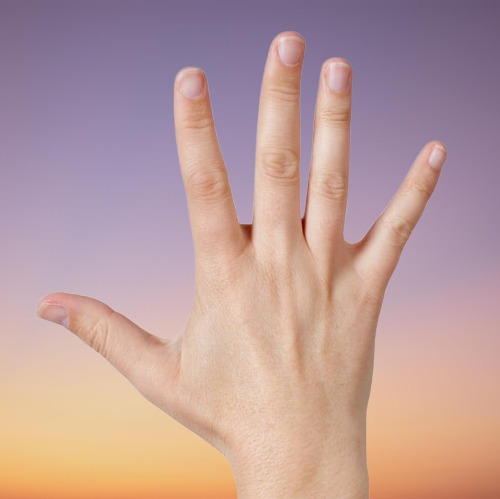
#> input picture kmeans/hand.jpg, 500 x 499 px, found by its file name
$ python kmeans.py
#> lines starting #> are read from the running program, lines starting #| are printed output that depends on the picture; after the words box and inside, x2 and y2 are one past the last pixel; in counts of white or black regions, pixels touching at a corner belong together
import numpy as np
import cv2
from typing import Tuple, List
import matplotlib.pyplot as plt

class KMeans:
    def __init__(self, k: int, max_iters: int = 100):
        self.k = k
        self.max_iters = max_iters
        self.centroids = None

    def fit(self, X: np.ndarray) -> np.ndarray:
        # Randomly initialize centroids
        idx = np.random.choice(len(X), self.k, replace=False)
        self.centroids = X[idx]

        for _ in range(self.max_iters):
            # Assign points to nearest centroid
            distances = np.sqrt(((X - self.centroids[:, np.newaxis])**2).sum(axis=2))
            labels = np.argmin(distances, axis=0)

            # Update centroids
            new_centroids = np.array([X[labels == k].mean(axis=0) for k in range(self.k)])

            # Check convergence
            if np.all(self.centroids == new_centroids):
                break

            self.centroids = new_centroids

        return labels

def detect_skin(image_path: str, k: int = 3) -> Tuple[np.ndarray, List[np.ndarray]]:
    # Read and preprocess image
#> called with k = 2
    img = cv2.imread(image_path)
#> img is the input picture: shape (499, 500, 3); mean B, G, R 155.3, 156.5, 188
    img = cv2.cvtColor(img, cv2.COLOR_BGR2RGB)

    # Reshape image for clustering
    pixels = img.reshape(-1, 3)

    # Apply K-means clustering
    kmeans = KMeans(k=k)
    labels = kmeans.fit(pixels)
#> in fit, `idx = np.random.choice(len(X), self.k, replace=False)`: idx = [2308, 134625]
#> in fit, `self.centroids = X[idx]`: self.centroids = [[117, 102, 135], [196, 175, 194]]
#> the loop in fit, `for _ in range(self.max_iters):` made 9 passes
#> self.centroids on passes 1 to 8: [[183.3, 151.9, 150.5], [192.4, 160.7, 159.7]], [[154.6, 126.9, 143.1], [214.3, 179.7, 164.9]], [[148.9, 125, 147.7], [215.5, 178.6, 160.6]], [[147.5, 124.6, 148.9], [215.4, 178, 159.6]], [[147.2, 124.5, 149.1], [215.3, 177.8, 159.4]], [[147, 124.4, 149.1], [215.2, 177.7, 159.4]], [[147, 124.4, 149.1], [215.2, 177.7, 159.4]], [[147, 124.4, 149.1], [215.2, 177.7, 159.4]]

    # Reshape labels back to image dimensions
    segmented = labels.reshape(img.shape[:2])
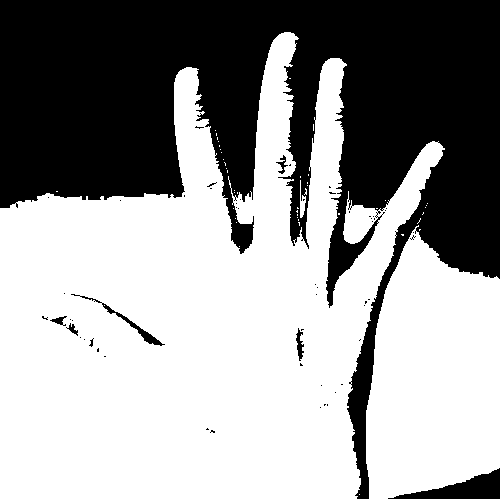
#> segmented: shape (499, 500) int64; values 0 (black) and 1 (white), 60.2% white; 57 black regions (50 under 20 px), largest, box (x1, y1, x2, y2) and area: (0, 0, 500, 499) 96865, (388, 468, 500, 499) 1522, (71, 294, 165, 346) 379

    # Create separate clusters
    clusters = []
    for i in range(k):
        cluster_mask = (segmented == i).astype(np.uint8)
        cluster = img.copy()
        cluster[cluster_mask == 0] = 0
        clusters.append(cluster)
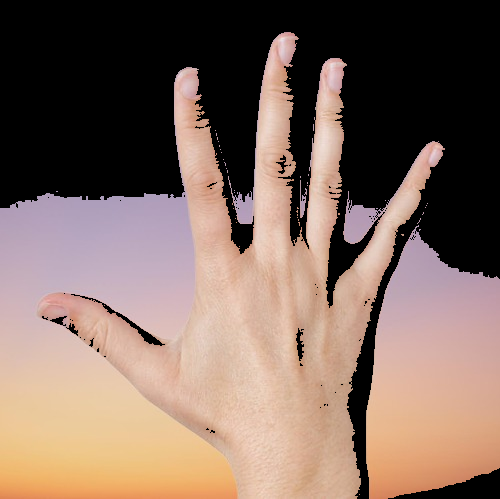
#> cluster: shape (499, 500, 3); mean R, G, B 129.6, 107, 96
#> after the loop, clusters = 2 items

    # Identify skin cluster (assuming lightest cluster is skin)
    # Calculate average brightness for each cluster
    brightness_scores = []
    for cluster in clusters:
        brightness = np.mean(cv2.cvtColor(cluster, cv2.COLOR_RGB2GRAY))
        brightness_scores.append(brightness)
#> this loop made 2 passes
#> brightness on passes 1 to 2: 53.29, 112.5
#> after the loop, brightness_scores = [53.29, 112.5]

    skin_cluster_idx = np.argmax(brightness_scores)
#> skin_cluster_idx = 1
    skin_mask = (segmented == skin_cluster_idx).astype(np.uint8)

    return skin_mask, clusters

def visualize_results(img_path: str, cluster: int=3):
    # Detect skin and get clusters
    skin_mask, clusters = detect_skin(img_path, cluster)
#> clusters = 2 items

    # Original image
    img = cv2.imread(img_path)
    img = cv2.cvtColor(img, cv2.COLOR_BGR2RGB)

    # Apply mask to get skin regions
    skin_detected = img.copy()
    skin_detected[skin_mask == 0] = 0

    # Visualize results
    plt.figure(figsize=(15, 5))

    plt.subplot(121)
    plt.imshow(img)
    plt.title('Original Image')
    plt.axis('off')

    # [4 lines of commented-out code are left out]

    plt.subplot(122)
    plt.imshow(skin_detected)
    plt.title('Detected Skin')
    plt.axis('off')

    plt.tight_layout()
    plt.show()
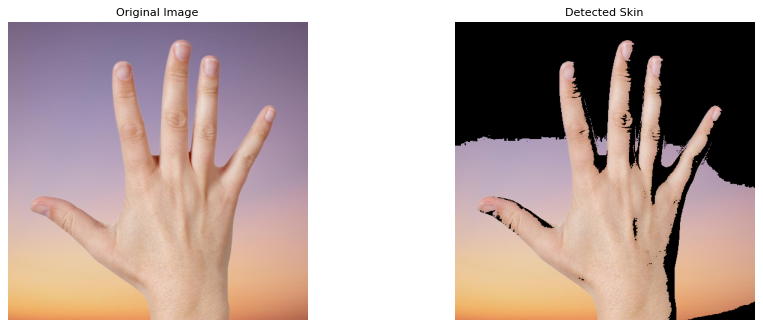
#> figure drawn by matplotlib, 2 panels

visualize_results('/home/kibria/Desktop/DBMS/DBMS_2/kmeans/hand.jpg', 2)

$ run again, with kmeans/image.png saved as kmeans/hand.jpg
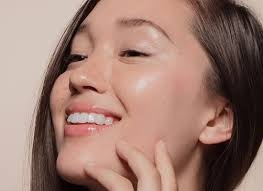
#> input picture kmeans/image.png, 263 x 191 px, found by its file name
#> in detect_skin, img is the input picture: shape (191, 263, 3); mean B, G, R 112.7, 123.8, 157.2
#> idx = [32495, 25591]
#> in fit, `self.centroids = X[idx]`: self.centroids = [[206, 157, 142], [190, 149, 129]]
#> the loop in fit, `for _ in range(self.max_iters):` made 7 passes
#> self.centroids on passes 1 to 6: [[158.6, 124, 112.5], [155.3, 123.5, 112.9]], [[202.4, 164.1, 150.3], [70.83, 46.88, 40.96]], [[200.9, 162.7, 148.9], [66.4, 43.18, 37.64]], [[200.6, 162.3, 148.5], [65.32, 42.38, 36.94]], [[200.5, 162.2, 148.4], [65.1, 42.23, 36.8]], [[200.5, 162.2, 148.4], [65.05, 42.19, 36.77]]
#> segmented: shape (191, 263) int64; values 0 (black) and 1 (white), 32% white; 28 white regions (19 under 20 px), largest, box (x1, y1, x2, y2) and area: (173, 0, 263, 191) 10671, (31, 0, 110, 191) 4314, (116, 152, 138, 191) 290
#> after the loop in detect_skin, `for i in range(k):`:
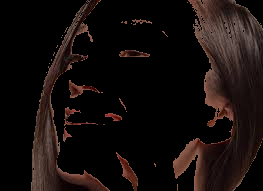
#> cluster: shape (191, 263, 3); mean R, G, B 20.8, 13.5, 11.8
#> after the loop in detect_skin, `for i in range(k):`: clusters = 2 items
#> the loop in detect_skin, `for cluster in clusters:` made 2 passes
#> brightness on passes 1 to 2: 117, 15.5
#> after the loop in detect_skin, `for cluster in clusters:`: brightness_scores = [117, 15.5]
#> skin_cluster_idx = 0
#> in visualize_results, `skin_mask, clusters = detect_skin(img_path, cluster)`: clusters = 2 items
#> in visualize_results, `plt.show()`:
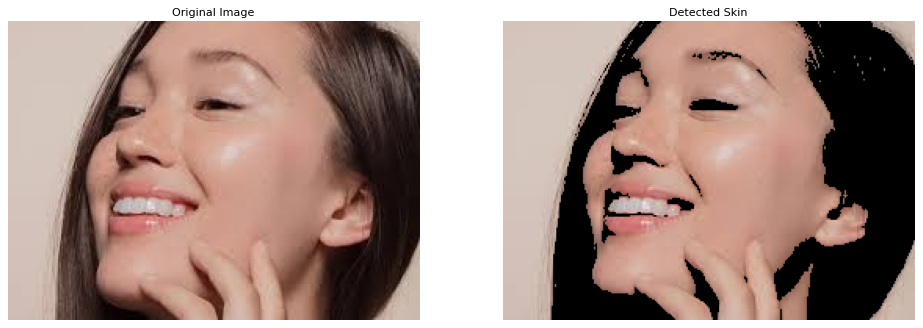
#> figure drawn by matplotlib, 2 panels
